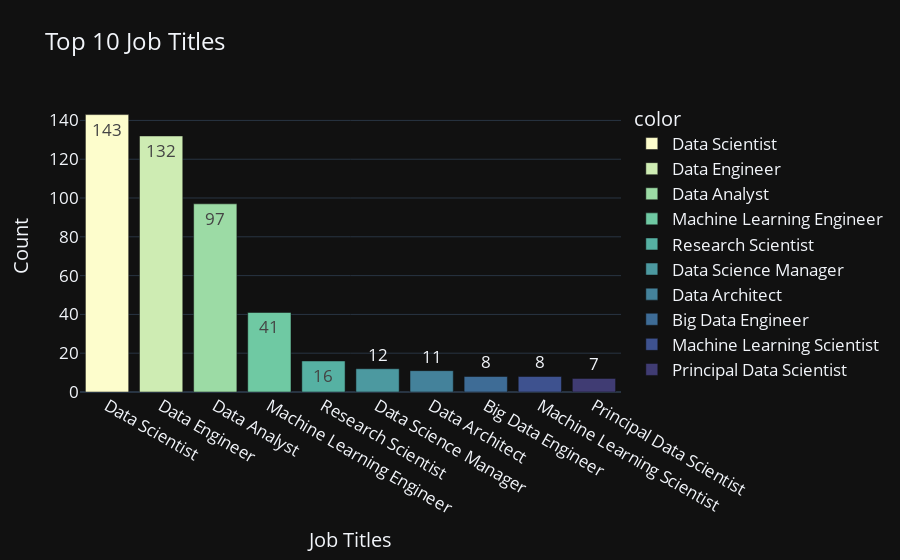

Source (notebook cell):
### Markdown cell above
<b style='color:black'>As we see Demand increesing</b>

### Code cell
top10_job_title = df['job_title'].value_counts()[:10]
fig = px.bar(y=top10_job_title.values, 
             x=top10_job_title.index, 
             color = top10_job_title.index,
             color_discrete_sequence=px.colors.sequential.deep,
             text=top10_job_title.values,
             title= 'Top 10 Job Titles',
             
             template= 'plotly_dark')
fig.update_layout(
    
    xaxis_title="Job Titles",
    yaxis_title="Count",
    font = dict(size=17))
fig.show()

### Figure 1 — Plotly figure (JSON) as saved in the notebook; plotly's stock layout.template omitted (floating-point values rounded to 4 significant figures)
{"data": [{"alignmentgroup": "True", "hovertemplate": "color=Data Scientist<br>x=%{x}<br>y=%{y}<br>text=%{text}<extra></extra>", "legendgroup": "Data Scientist", "marker": {"color": "rgb(253, 253, 204)", "pattern": {"shape": ""}}, "name": "Data Scientist", "offsetgroup": "Data Scientist", "orientation": "v", "showlegend": true, "text": [143], "textposition": "auto", "type": "bar", "x": ["Data Scientist"], "xaxis": "x", "y": [143], "yaxis": "y"}, {"alignmentgroup": "True", "hovertemplate": "color=Data Engineer<br>x=%{x}<br>y=%{y}<br>text=%{text}<extra></extra>", "legendgroup": "Data Engineer", "marker": {"color": "rgb(206, 236, 179)", "pattern": {"shape": ""}}, "name": "Data Engineer", "offsetgroup": "Data Engineer", "orientation": "v", "showlegend": true, "text": [132], "textposition": "auto", "type": "bar", "x": ["Data Engineer"], "xaxis": "x", "y": [132], "yaxis": "y"}, {"alignmentgroup": "True", "hovertemplate": "color=Data Analyst<br>x=%{x}<br>y=%{y}<br>text=%{text}<extra></extra>", "legendgroup": "Data Analyst", "marker": {"color": "rgb(156, 219, 165)", "pattern": {"shape": ""}}, "name": "Data Analyst", "offsetgroup": "Data Analyst", "orientation": "v", "showlegend": true, "text": [97], "textposition": "auto", "type": "bar", "x": ["Data Analyst"], "xaxis": "x", "y": [97], "yaxis": "y"}, {"alignmentgroup": "True", "hovertemplate": "color=Machine Learning Engineer<br>x=%{x}<br>y=%{y}<br>text=%{text}<extra></extra>", "legendgroup": "Machine Learning Engineer", "marker": {"color": "rgb(111, 201, 163)", "pattern": {"shape": ""}}, "name": "Machine Learning Engineer", "offsetgroup": "Machine Learning Engineer", "orientation": "v", "showlegend": true, "text": [41], "textposition": "auto", "type": "bar", "x": ["Machine Learning Engineer"], "xaxis": "x", "y": [41], "yaxis": "y"}, {"alignmentgroup": "True", "hovertemplate": "color=Research Scientist<br>x=%{x}<br>y=%{y}<br>text=%{text}<extra></extra>", "legendgroup": "Research Scientist", "marker": {"color": "rgb(86, 177, 163)", "pattern": {"shape": ""}}, "name": "Research Scientist", "offsetgroup": "Research Scientist", "orientation": "v", "showlegend": true, "text": [16], "textposition": "auto", "type": "bar", "x": ["Research Scientist"], "xaxis": "x", "y": [16], "yaxis": "y"}, {"alignmentgroup": "True", "hovertemplate": "color=Data Science Manager<br>x=%{x}<br>y=%{y}<br>text=%{text}<extra></extra>", "legendgroup": "Data Science Manager", "marker": {"color": "rgb(76, 153, 160)", "pattern": {"shape": ""}}, "name": "Data Science Manager", "offsetgroup": "Data Science Manager", "orientation": "v", "showlegend": true, "text": [12], "textposition": "auto", "type": "bar", "x": ["Data Science Manager"], "xaxis": "x", "y": [12], "yaxis": "y"}, {"alignmentgroup": "True", "hovertemplate": "color=Data Architect<br>x=%{x}<br>y=%{y}<br>text=%{text}<extra></extra>", "legendgroup": "Data Architect", "marker": {"color": "rgb(68, 130, 155)", "pattern": {"shape": ""}}, "name": "Data Architect", "offsetgroup": "Data Architect", "orientation": "v", "showlegend": true, "text": [11], "textposition": "auto", "type": "bar", "x": ["Data Architect"], "xaxis": "x", "y": [11], "yaxis": "y"}, {"alignmentgroup": "True", "hovertemplate": "color=Big Data Engineer<br>x=%{x}<br>y=%{y}<br>text=%{text}<extra></extra>", "legendgroup": "Big Data Engineer", "marker": {"color": "rgb(62, 108, 150)", "pattern": {"shape": ""}}, "name": "Big Data Engineer", "offsetgroup": "Big Data Engineer", "orientation": "v", "showlegend": true, "text": [8], "textposition": "auto", "type": "bar", "x": ["Big Data Engineer"], "xaxis": "x", "y": [8], "yaxis": "y"}, {"alignmentgroup": "True", "hovertemplate": "color=Machine Learning Scientist<br>x=%{x}<br>y=%{y}<br>text=%{text}<extra></extra>", "legendgroup": "Machine Learning Scientist", "marker": {"color": "rgb(62, 82, 143)", "pattern": {"shape": ""}}, "name": "Machine Learning Scientist", "offsetgroup": "Machine Learning Scientist", "orientation": "v", "showlegend": true, "text": [8], "textposition": "auto", "type": "bar", "x": ["Machine Learning Scientist"], "xaxis": "x", "y": [8], "yaxis": "y"}, {"alignmentgroup": "True", "hovertemplate": "color=Principal Data Scientist<br>x=%{x}<br>y=%{y}<br>text=%{text}<extra></extra>", "legendgroup": "Principal Data Scientist", "marker": {"color": "rgb(64, 60, 115)", "pattern": {"shape": ""}}, "name": "Principal Data Scientist", "offsetgroup": "Principal Data Scientist", "orientation": "v", "showlegend": true, "text": [7], "textposition": "auto", "type": "bar", "x": ["Principal Data Scientist"], "xaxis": "x", "y": [7], "yaxis": "y"}], "layout": {"barmode": "relative", "font": {"size": 17}, "legend": {"title": {"text": "color"}, "tracegroupgap": 0}, "title": {"text": "Top 10 Job Titles"}, "xaxis": {"anchor": "y", "domain": [0, 1], "title": {"text": "Job Titles"}}, "yaxis": {"anchor": "x", "domain": [0, 1], "title": {"text": "Count"}}}}
